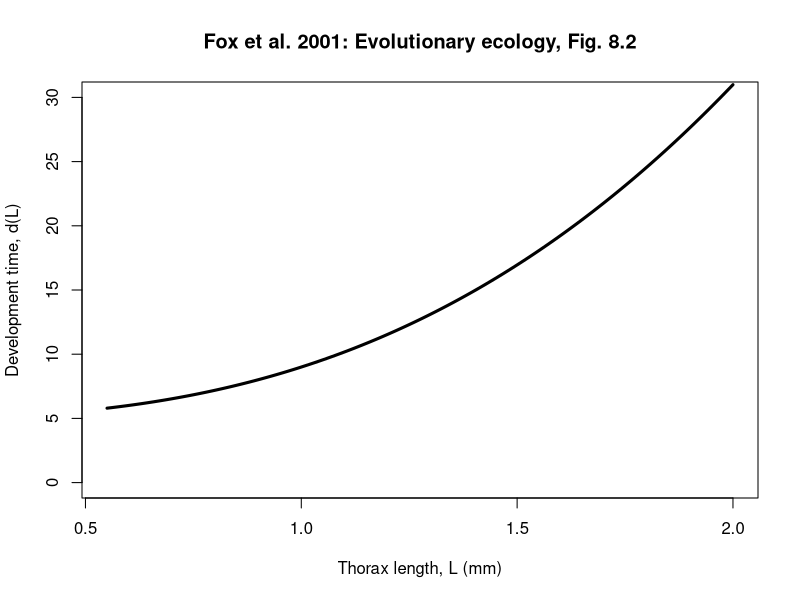
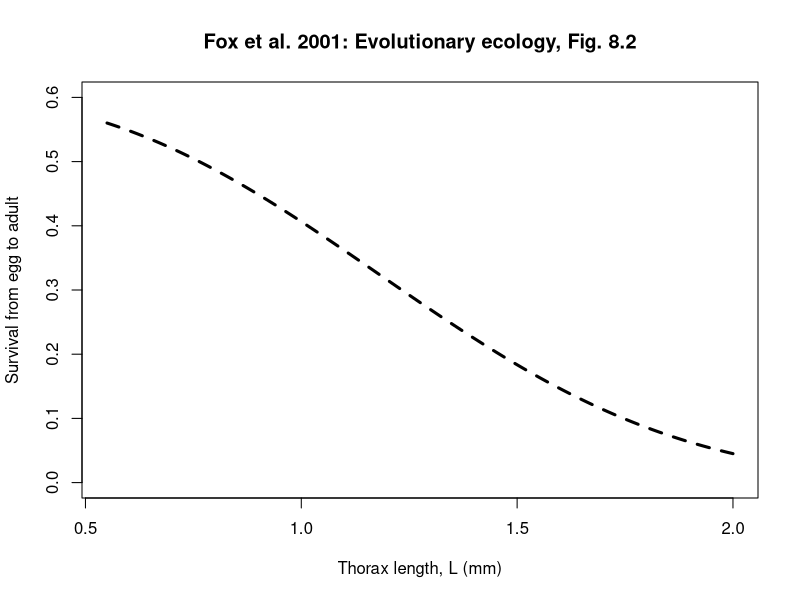
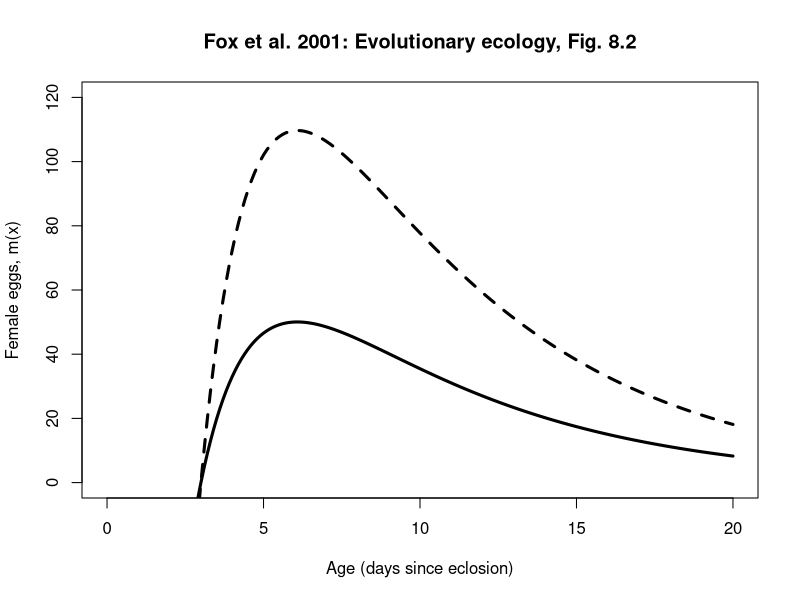
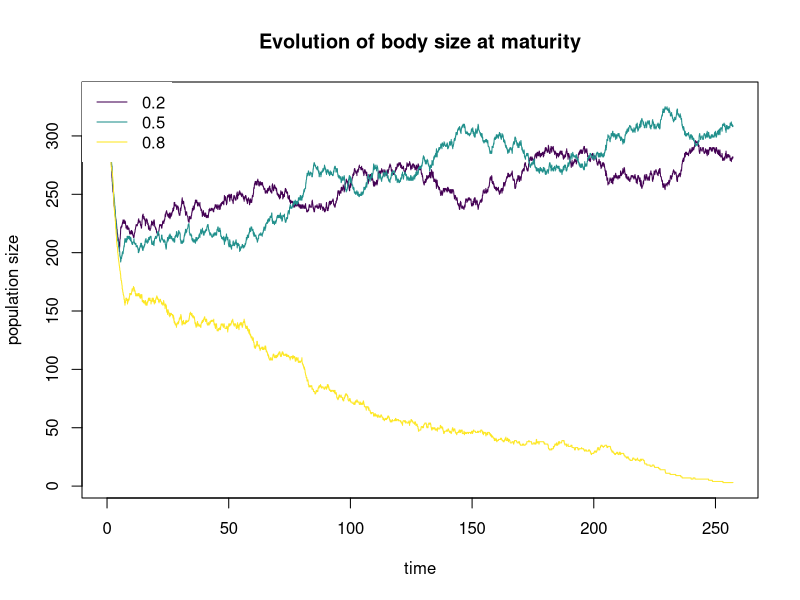

Reproduce these figures in R, in order.
# Evolution of body size in Drosphila
# Based on the section beginning on p107 of Fox et al. Evolutionary Ecology.
# https://ebookcentral.proquest.com/lib/mun/detail.action?docID=430289

# Remove all objects from the workspace: usually start with this
rm(list=ls())

# Load a package that provides a color palette
# You'll need to install this
require(viridis)

# The number of time steps to run the simulation
# You can change 500 to a different number if you would like
total.time = 10000

# Larval mortality rate
# ---------------------
# To figure out that the larval mortality rate was 0.1, I tried to reproduce
# Figure 8.2 from Fox et al: I tried different values of l0 until I got a
# graph that gave reasonable "Survival from egg to adult" probabilities as
# a function of thorax length
l0 = .1

# Adult mortality rate
# --------------------
# I couldn't find any information on the adult mortality rate so I just
# guessed that adult mortality was 1/2 larval mortality. You could change
# this number, but I'd expect that adult mortality is less than larval.
l1 = l0*0.5

# Population size
#----------------
# This simulation considers evolution in a population that,
# for the most part, doesn't change in size. The population should be relatively
# large or the evolutionary outcome with be affected by genetic drift.
Popn.Size=1000

# Create a list of gentoypes/phenotypes that are present in the population
# The list of numbers below is the thorax size in millimeters. The list below
# considers 3 different genotypes, which correspond to thorax lengths of 
# 1mm, 2mm, and 3mm. Your list of genotypes can be consist of more than 3
# genotypes and you can choose different values for your experiments.
genotypes.list = c(1,2,3)
genotypes.list = c(0.2, .5, 0.8)

# The number of genotypes
Number.genotypes = length(genotypes.list)

# The different genotypes are assembled into a dataframe where different
# facts about these genotypes can be added, for example, the development
# time to reach a particular lenghth at maturity.
genotypes = data.frame(id=1,L=genotypes.list[1])

# Each genotype is named by its position in genotypes.list.
for(i in seq(2,Number.genotypes)){
  genotypes = rbind(genotypes,c(id = i,L=genotypes.list[i]))
}

# The development time function
#-----------------------------
# The time to reach maturity (be reproductive) is determined by the length
# at maturity, for example, if the length at maturity is quite large, then
# it should take more days to reach maturity
Development = function(L){
  # The graph provided in Fox et al. 2001 Fig. 8.2 was used to estimate the
  # parameters d0, d1, and d2. 
  d0 =4
  d1 = 2.7
  d2 = 5
  D = d0*L^d1 + d2
  return(D)
}

# Make a graph of development time versus thorax length
#-----------------------
# Make a list of thorax lengths at maturity to go on the x-axis
Lvec = seq(.55,2,.01)
# Now make a graph: on the y-axis are the develpment times for different lengths
# at maturity
plot(Lvec,Development(Lvec),typ="l", lwd=3, ylim = c(0,30), xlim = c(0.55,2), xlab = "Thorax length, L (mm)", ylab = "Development time, d(L)", main = "Fox et al. 2001: Evolutionary ecology, Fig. 8.2")

# Make a graph of the proportion of larvae surviving to maturity as a function
# of thorax length at maturity
#-----------------------------------------------------------
# Every day there is the same rate of larval mortality, l0, however,
# when the size at maturity is bigger, it takes more days to reach maturity and
# so the probability of dying before reaching the adult stage is higher.
# The equation for the proportion of larvae surviving to adulthood is similiar
# to equation 8.5. This graph was used to estimate, l0, based on its agreement
# with Figure 8.2
plot(Lvec,exp(-l0*Development(Lvec)),typ="l", lty=2, lwd=3, xlim=c(0.55,2), ylim = c(0,.6), xlab = "Thorax length, L (mm)", ylab = "Survival from egg to adult", main = "Fox et al. 2001: Evolutionary ecology, Fig. 8.2")

# Now we calculate the development time for each of the genotypes and add
# this information to the dataframe summarizing the genotypes
Develop.time = Development(genotypes$L)
genotypes = cbind(genotypes,Develop.time)

# Define the characteristics of all indviduals in the population initially
#------------------------------------------------------------
genotype = NULL
develop.time = NULL
L = NULL
age = NULL

# We begin with all genotypes equally abundant. Run this code below:
for(i in seq(1,Number.genotypes)){
  genotype = c(genotype,rep(i,Popn.Size/Number.genotypes))
  develop.time=c(develop.time,rep(genotypes$Develop.time[i],Popn.Size/Number.genotypes))
  L = c(L,rep(genotypes$Develop.time[i],Popn.Size/Number.genotypes))
  age=c(age,rep(0,Popn.Size/Number.genotypes))
}

# The loop above is used to create a dataframe "Popn" that lists all the
# individuals in the population, their genotype, their age, and the aspects
# of life history that derive from size at maturity, L, i.e. development time
Popn = data.frame(cbind(genotype=genotype,age=age,L=L,develop.time))

# Fecundity is a function of body size at maturity and age.
Fecundity = function(a,L){
  # The parameters were given in Fox et al., so I did a bunch of algebra and
  # graphing to figure out what the parameters could be to reproduce Fig. 8.2
  # in Fox et al. I assumed that small implied L = 0.6mm and large implied L=1.6mm.
  m1 = .45
  # m2: x-intercept
  m2 = 3
  m3 = .15
  m5 = .8
  m4 = 250
  m0 = m4*L^m5
  m = m0*(1-exp(-m1*(a-m2)))*exp(-m3*a)
  return(m)
}

# Graph age (days) versus female eggs
#------------------------------------
# Vector of ages to plot on the x-axis
avec = seq(0,20,.1)
# The values on the y-axis are given by evaluating the Fecundity function
# for L = 0.6mm (small) and L=1.6mm (large)
plot(avec,Fecundity(avec,0.6), typ="l", lwd=3,ylim = c(0,120), xlab = "Age (days since eclosion)", ylab = "Female eggs, m(x)", main = "Fox et al. 2001: Evolutionary ecology, Fig. 8.2")
lines(avec, Fecundity(avec,1.6), lwd=3, lty=2)

# For the population dynamics, we assume that each time step on individual dies
# and one individual reproduces making an offspring with the same genotype but
# with age 0. This is called the DB model (death then birth) and I have assumed
# the population has a fixed size (if at least one individual can reproduce).
# Every inidividual in the population gets a score for their chance of dying:
# l0 is assigned to all larvae, and l1 to all adults. Any individual dies in
# proportion to its "dscore" based on this mortality rate.
dscore = age
# Each individual is assinged a "bscore" that reflects their chance of reproducing.
# If the individual has yet to reach reproductive age, then bscore is 0. For all
# individuals that have reach reproductive age, their "bscore" is in proportion to
# their fecundity as determined by the Fecundity() function: depending on their
# age and size at maturity
bscore = age
# Setting bscore and dscore = age is preallocation to get the correct size (bscore
# and dscore have the same length as the number of individuals in the population)

# At each time step we count all the individuals with a particular
# genotype. However, below is preallocation and setting the correct
# value at t=0 before we let the dynamics evolve over time.
Number = matrix(0,total.time+1,1+Number.genotypes)
Number[1,]=c(0,t(unname(table(Popn$genotype))))
Time = 0

# Determine the temporal dynamics
for(t in seq(1,total.time)){
# Each genotype has a corresponding d-score, based on the death
# rate for that genotype and the number of individuals of that genotype
dscore[Popn$age>=Popn$develop.time] = l1
dscore[Popn$age<Popn$develop.time] = l0
# cum.dscore: divide up a number line into intervals proportional to the
# d-score for each genotype
cum.dscore = cumsum(dscore)
# r1: choose a random number to decide an individual of which genotype
# will die
r1 = runif(1, 0, cum.dscore[length(Popn[,1])])
# genotype.d: the genotype of the individual that will die
ind.d = min(which(cum.dscore>r1))
Popn = Popn[-ind.d,]
row.names(Popn) = seq(1,length(Popn[,1]))
# bscore
bscore =rep(0,length(Popn[,1]))
bscore[Popn$age>=Popn$develop.time]=Fecundity(Popn$age[Popn$age>=Popn$develop.time],Popn$L[Popn$age>=Popn$develop.time])

# cum.bscore: break-up a number line so that intervals are proportional to
# the bscore
cum.bscore = cumsum(bscore)
if(cum.bscore[length(Popn[,1])]>0){
# Select that genotype that reproduces
r1 = runif(1, 0, cum.bscore[length(Popn[,1])])
ind.b = min(which(cum.bscore>r1))
new.ind = c(Popn$genotype[ind.b], 0,Popn$L[ind.b],Popn$develop.time[ind.b])
Popn = rbind(Popn,new.ind)
row.names(Popn) = seq(1,length(Popn[,1]))
}
dt = log(1/runif(1))/cum.dscore[length(Popn[,1])]
Time = Time+dt
Popn$age = Popn$age+dt
genotypes.count = rep(0,Number.genotypes)
genotypes.summary = table(Popn$genotype)
genotypes.count[as.numeric(names(genotypes.summary))]=unname(genotypes.summary)
Number[t+1,] = c(Time, genotypes.count)
}

#Plot the results
#Fix the color palette so that we can make a legend that will be
# correct for a variable number of genotypes
Colours = viridis(Number.genotypes)
plot(Number[,1], Number[,2], typ="l", col = Colours[1], ylim = c(min(Number[,2:(Number.genotypes+1)]),max(Number[,2:(Number.genotypes+1)])), xlab = "time", ylab = "population size", main = "Evolution of body size at maturity")
for(i in seq(2,Number.genotypes)){
lines(Number[,1], Number[,i+1], typ="l", col = Colours[i])
}
legend("topleft", legend = genotypes$L, col=Colours, lty = rep(1,Number.genotypes),box.lwd = 0)
